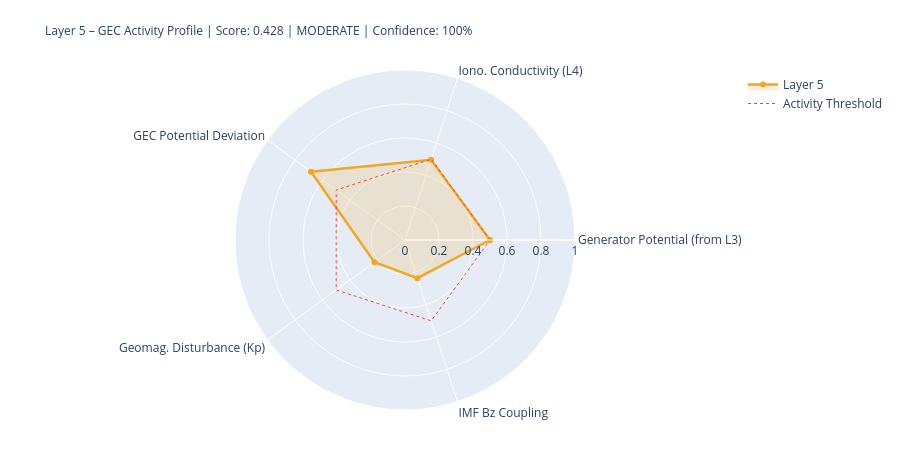

Notebook source saved alongside this figure:
### Markdown cell above
---
## 5. State Assessment & Handoff to Layer 6

### Code cell
# ============================================================
# LAYER-5-SCORE
# ============================================================

# Components
# 1) Generator activity (Layer-3-driven)
gen_score = norm(generator_strength, 0.3, 2.0)
gen_src   = 'from_layer3' if l3_thunder_score is not None else 'estimated'

# 2) Ionospheric conductivity (Layer-4-driven)
iono_score = norm(iono_cond_factor, 0.7, 1.4)
iono_src   = 'from_layer4' if l4_ioniz is not None else 'estimated'

# 3) GEC potential deviation from reference
pot_score = norm(abs(delta_V_pct), 0, 30)  # 0 = at reference, 1 = 30% deviation
pot_src   = 'derived'

# 4) Geomagnetic disturbance (Kp) – modulates vertical currents
kp_score = norm(kp_val, 0, 9)
kp_src   = 'primary' if kp_now is not None else 'from_layer4'

# 5) IMF Bz coupling (southward = stronger M-I coupling → GEC influence)
bz_score = norm(-(bz_now or 0), -5, 30) if bz_now is not None else None
bz_src   = 'primary' if bz_now is not None else 'missing'

COMPONENTS = {
    'Generator Potential (from L3)':  {'score': gen_score,   'source': 'derived_from_layer3', 'dynamic': True},
    'Iono. Conductivity (L4)':      {'score': iono_score,  'source': iono_src, 'dynamic': True},
    'GEC Potential Deviation':      {'score': pot_score,   'source': pot_src,  'dynamic': True},
    'Geomag. Disturbance (Kp)':         {'score': kp_score,    'source': kp_src,   'dynamic': True},
    'IMF Bz Coupling':               {'score': bz_score,    'source': bz_src,   'dynamic': True},
}

available   = {k: v['score'] for k, v in COMPONENTS.items() if v['score'] is not None}
unavailable = [k for k, v in COMPONENTS.items() if v['score'] is None]
layer5_score = round(sum(available.values()) / len(available), 4) if available else None
confidence   = round(len(available) / len(COMPONENTS), 2)
level = ('unknown' if layer5_score is None
         else 'quiet'   if layer5_score < 0.3
         else 'moderate' if layer5_score < 0.6
         else 'active')
dominant_l5 = max(available, key=available.get) if available else 'none'

# Kp consistency: separate 1-min raw value from score value
kp_1m_raw   = kp_now          # directly from API (can be 0.0 during live measurement)
kp_for_score = kp_val          # from Layer-0 context or estimated value if needed
kp_score_src = kp_src

W = 68
print('=' * W)
print('LAYER 5 – GLOBAL ELECTRIC CIRCUIT – STATE ASSESSMENT')
print('=' * W)
for name, comp in COMPONENTS.items():
    s = comp['score']
    if s is not None:
        bar = '█' * int(s*20) + '░' * (20-int(s*20))
        print(f'  {name:<34} {bar}  {s:.3f}  [{comp["source"]}]')
    else:
        print(f'  {name:<34} {"─"*20}  n/a   [missing]')
print('-' * W)
print(f'  Score:         {layer5_score:.3f}  ({len(available)}/{len(COMPONENTS)} components)')
print(f'  Confidence:    {confidence:.0%}')
print(f'  Level:         {level.upper()}')
print(f'  Dominant:      {dominant_l5}')
print(f'  V_iono:        {V_iono_mod:.1f} kV  (Δ {delta_V_pct:+.1f}% vs. Ref)')
print(f'  I_total:       {I_total_mod:.1f} A   (Δ {delta_I_pct:+.1f}% vs. Ref)')
print('=' * W)

# Radar
cats   = list(available.keys())
vals_r = list(available.values())
if len(cats) >= 3:
    fig = go.Figure()
    fig.add_trace(go.Scatterpolar(
        r=vals_r + [vals_r[0]], theta=cats + [cats[0]],
        fill='toself', fillcolor='rgba(242,166,35,0.18)',
        line=dict(color='#F2A623', width=2.5), name='Layer 5'
    ))
    fig.add_trace(go.Scatterpolar(
        r=[0.5]*(len(cats)+1), theta=cats+[cats[0]],
        line=dict(color='#E24B4A', dash='dot', width=1),
        mode='lines', name='Activity Threshold'
    ))
    fig.update_layout(
        title=dict(
            text=f'Layer 5 – GEC Activity Profile | Score: {layer5_score:.3f} | {level.upper()} | Confidence: {confidence:.0%}',
            font=dict(size=12)
        ),
        polar=dict(radialaxis=dict(visible=True, range=[0,1])),
        height=450, showlegend=True,
        margin=dict(l=80, r=80, t=70, b=40)
    )
    fig.show()

### Figure 1 — Plotly figure (JSON) as saved in the notebook; plotly's stock layout.template omitted (floating-point values rounded to 4 significant figures)
{"data": [{"fill": "toself", "fillcolor": "rgba(242,166,35,0.18)", "line": {"color": "#F2A623", "width": 2.5}, "name": "Layer 5", "r": [0.5, 0.4963, 0.6833, 0.2222, 0.2363, 0.5], "theta": ["Generator Potential (from L3)", "Iono. Conductivity (L4)", "GEC Potential Deviation", "Geomag. Disturbance (Kp)", "IMF Bz Coupling", "Generator Potential (from L3)"], "type": "scatterpolar"}, {"line": {"color": "#E24B4A", "dash": "dot", "width": 1}, "mode": "lines", "name": "Activity Threshold", "r": [0.5, 0.5, 0.5, 0.5, 0.5, 0.5], "theta": ["Generator Potential (from L3)", "Iono. Conductivity (L4)", "GEC Potential Deviation", "Geomag. Disturbance (Kp)", "IMF Bz Coupling", "Generator Potential (from L3)"], "type": "scatterpolar"}], "layout": {"height": 450, "margin": {"b": 40, "l": 80, "r": 80, "t": 70}, "polar": {"radialaxis": {"range": [0, 1], "visible": true}}, "showlegend": true, "title": {"font": {"size": 12}, "text": "Layer 5 – GEC Activity Profile | Score: 0.428 | MODERATE | Confidence: 100%"}}}
